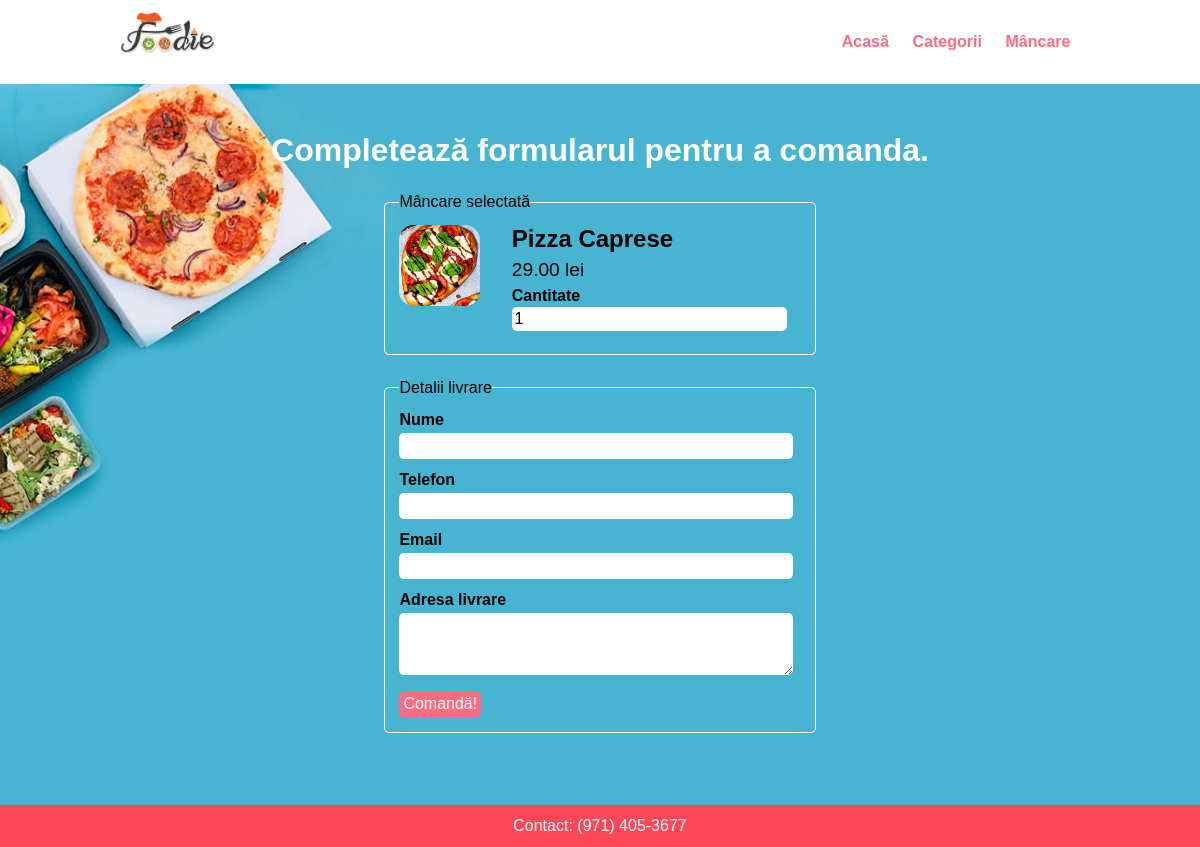
The page /order.php?food_id=25 on the database its author committed.
### tables this page shows
CREATE TABLE IF NOT EXISTS `food` (
  `id` int(10) unsigned NOT NULL auto_increment,
  `title` varchar(150) NOT NULL,
  `description` varchar(255) NOT NULL,
  `price` decimal(10,2) NOT NULL,
  `image` varchar(255) NOT NULL,
  `category_id` int(11) NOT NULL,
  `featured` varchar(10) NOT NULL,
  `active` varchar(10) NOT NULL,
  PRIMARY KEY  (`id`)
);

### order.php (the view, shortened to what this page needs)
<?php include('partials-front/menu.php'); ?>
<?php
    if(isset($_GET['food_id']))
    {
        $id = $_GET['food_id'];
        $sql = "SELECT * FROM food WHERE id=$id";
        $result = mysqli_query($connection, $sql);
        $nr = mysqli_num_rows($result);
        if($nr == 1)
        {
            $row = mysqli_fetch_assoc($result);
            $title = $row['title'];
            $image = $row['image'];
            $price = $row['price'];
        }
        else header("location: index.php");
    }
    else header("location: index.php");
?>
<section class="food-search">
    <div class="container">
        <h2 class="text-center text-white">Completează formularul pentru a comanda.</h2>
        <form action="" method="POST" class="order">
            <fieldset>
                <legend>Mâncare selectată</legend>
                <div class="food-menu-img">
                     <?php
                        if($image=="")
                        {
                            echo "<div>Imaginea nu este disponibilă</div>";
                        }
                        else
                        {
                            ?>
                            <img src="<?php echo HOME; ?>images/food/<?php echo $image; ?>"
                            class="img-responsive img-curve">
                            <?php
                        }
                    ?>
                </div>
                <div class="food-menu-desc">
                    <h3><?php echo $title; ?></h3>
                    <p class="food-price"><?php echo $price; ?> lei </p>
                    <div class="order-label">Cantitate</div>
                    <input type="number" name="quantity" class="input-responsive" value="1" min="1" required>
                </div>
            </fieldset>
            <fieldset>
                <legend>Detalii livrare</legend>
                <div class="order-label">Nume</div>
                <input type="text" name="full-name" class="input-responsive" required>
                <div class="order-label">Telefon</div>
                <input type="tel" name="contact" class="input-responsive" required>
                <div class="order-label">Email</div>
                <input type="email" name="email" class="input-responsive" required>
                <div class="order-label">Adresa livrare</div>
                <textarea name="address" rows="3" class="input-responsive" required></textarea>
                <input type="submit" name="submit" value="Comandă!" class="btn btn-primary">
            </fieldset>
        </form>
    </div>
</section>
<?php include('partials-front/footer.php'); ?>

### css/style.css (style rules this page uses)
* { margin: 0 0; padding: 0 0; font-family: Arial, Helvetica, sans-serif; }
.container { width: 80%; margin: 0 auto; padding: 1%; }
.img-responsive { width: 100%; }
.img-curve { border-radius: 15px; }
.text-center { text-align: center; }
.text-white { color: white; }
.btn { padding: 1%; border: none; font-size: 1rem; border-radius: 5px; }
.btn-primary { background-color: #ff6b81; color: white; cursor: pointer; }
h2 { color: #2f3542; font-size: 2rem; margin-bottom: 2%; }
h3 { font-size: 1.5rem; }
fieldset { border: 1px solid white; margin: 5%; padding: 3%; border-radius: 5px; }
.food-search { background-image: url(../images/bg.jpg); background-size: cover; background-repeat: no-repeat; background-position: center; padding: 3% 0; }
.food-menu-img { width: 20%; float: left; }
.food-menu-desc { width: 70%; float: left; margin-left: 8%; }
.food-price { font-size: 1.2rem; margin: 2% 0; }
.order { width: 50%; margin: 0 auto; }
.input-responsive { width: 96%; padding: 1%; margin-bottom: 3%; border: none; border-radius: 5px; font-size: 1rem; }
.order-label { margin-bottom: 1%; font-weight: bold; }

### rows shown on the page
food: image (picture), title "Pizza Caprese", price "29.00"
